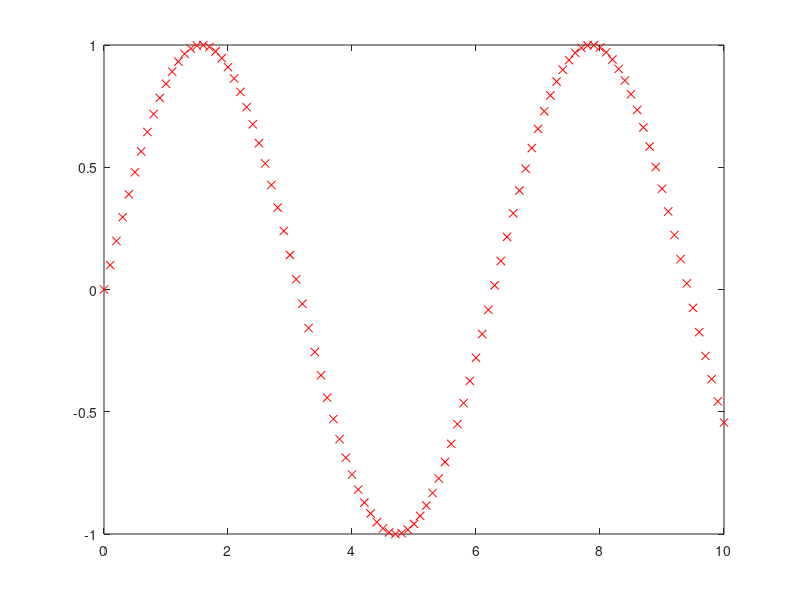

Write the MATLAB code that produced this figure.
t = 0:0.1:10;
t = t';
y = sin(t);
plot(t,y, 'rx');

#####

A = magic(3);
B = inv(A);
C = pinv(A);

## isso tem q dar a identidade
A * B

#mutiplicacao escalar
2 .* B
A .* B

## size -> matriz podendo ter seus indices
## length -> para o tamnahdo do vetor
